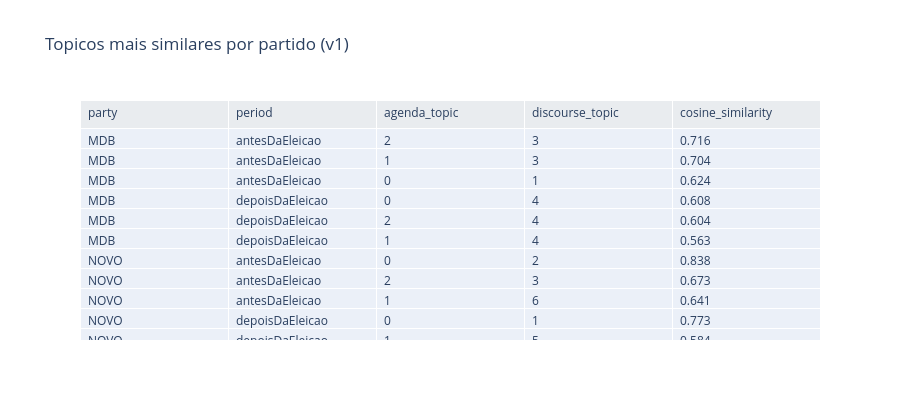
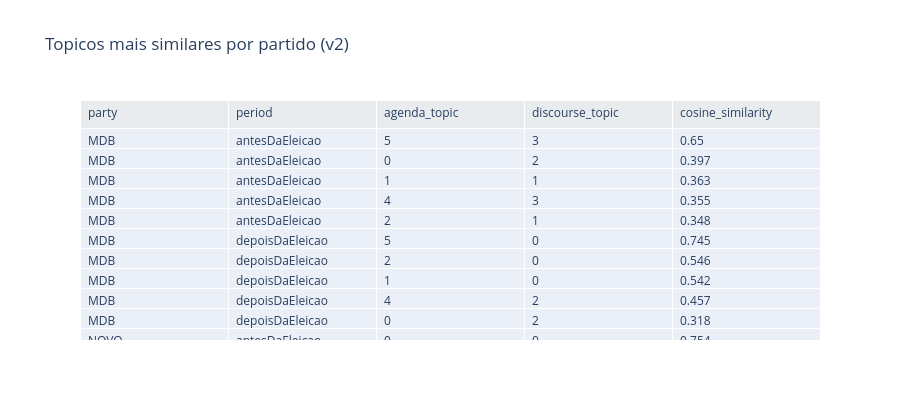

Here is the notebook cell these charts were saved with, in order:
### Code cell
# Tabela com topicos mais similares para todos os partidos (v1 e v2)

def render_topic_table(df: pd.DataFrame, title: str) -> None:
    if df.empty:
        raise ValueError(f"Sem dados para {title}.")
    df = df.copy()
    df["cosine_similarity"] = df["cosine_similarity"].round(3)
    fig = go.Figure(
        data=[
            go.Table(
                header=dict(values=list(df.columns), fill_color="#e9ecef", align="left"),
                cells=dict(values=[df[col] for col in df.columns], align="left"),
            )
        ]
    )
    fig.update_layout(title=title, height=420)
    fig.show()

all_v1 = (
    top_matches[top_matches["flow"] == "v1"]
    .sort_values(["party", "period", "cosine_similarity"], ascending=[True, True, False])
    [["party", "period", "agenda_topic", "discourse_topic", "cosine_similarity"]]
)
all_v2 = (
    top_matches[top_matches["flow"] == "v2"]
    .sort_values(["party", "period", "cosine_similarity"], ascending=[True, True, False])
    [["party", "period", "agenda_topic", "discourse_topic", "cosine_similarity"]]
)

render_topic_table(all_v1, "Topicos mais similares por partido (v1)")
render_topic_table(all_v2, "Topicos mais similares por partido (v2)")

### Figure 1 — Plotly figure (JSON) as saved in the notebook; plotly's stock layout.template omitted (floating-point values rounded to 4 significant figures; data arrays with more than 128 entries replaced by an {"elided": "..."} marker saying what was removed)
{"data": [{"cells": {"align": "left", "values": {"elided": "5x44 mixed values"}}, "header": {"align": "left", "fill": {"color": "#e9ecef"}, "values": ["party", "period", "agenda_topic", "discourse_topic", "cosine_similarity"]}, "type": "table"}], "layout": {"height": 420, "title": {"text": "Topicos mais similares por partido (v1)"}}}

### Figure 2 — Plotly figure (JSON) as saved in the notebook; plotly's stock layout.template omitted (floating-point values rounded to 4 significant figures; data arrays with more than 128 entries replaced by an {"elided": "..."} marker saying what was removed)
{"data": [{"cells": {"align": "left", "values": {"elided": "5x56 mixed values"}}, "header": {"align": "left", "fill": {"color": "#e9ecef"}, "values": ["party", "period", "agenda_topic", "discourse_topic", "cosine_similarity"]}, "type": "table"}], "layout": {"height": 420, "title": {"text": "Topicos mais similares por partido (v2)"}}}
